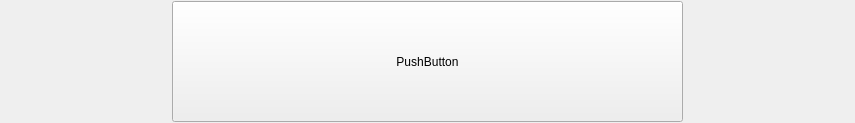
<?xml version="1.0" encoding="UTF-8"?>
<ui version="4.0">
 <class>PatientTileInfoClass</class>
 <widget class="QWidget" name="PatientTileInfoClass">
  <property name="geometry">
   <rect>
    <x>0</x>
    <y>0</y>
    <width>855</width>
    <height>123</height>
   </rect>
  </property>
  <property name="windowTitle">
   <string>PatientTileInfo</string>
  </property>
  <layout class="QVBoxLayout" name="verticalLayout">
   <property name="spacing">
    <number>0</number>
   </property>
   <property name="leftMargin">
    <number>0</number>
   </property>
   <property name="topMargin">
    <number>0</number>
   </property>
   <property name="rightMargin">
    <number>0</number>
   </property>
   <property name="bottomMargin">
    <number>0</number>
   </property>
   <item>
    <layout class="QHBoxLayout" name="horizontalLayout">
     <property name="spacing">
      <number>0</number>
     </property>
     <item>
      <spacer name="horizontalSpacer">
       <property name="orientation">
        <enum>Qt::Horizontal</enum>
       </property>
       <property name="sizeHint" stdset="0">
        <size>
         <width>40</width>
         <height>20</height>
        </size>
       </property>
      </spacer>
     </item>
     <item>
      <widget class="PatientTile" name="patientTile">
       <property name="minimumSize">
        <size>
         <width>511</width>
         <height>121</height>
        </size>
       </property>
       <property name="text">
        <string>PushButton</string>
       </property>
      </widget>
     </item>
     <item>
      <spacer name="horizontalSpacer_2">
       <property name="orientation">
        <enum>Qt::Horizontal</enum>
       </property>
       <property name="sizeHint" stdset="0">
        <size>
         <width>40</width>
         <height>20</height>
        </size>
       </property>
      </spacer>
     </item>
    </layout>
   </item>
  </layout>
 </widget>
 <layoutdefault spacing="6" margin="11"/>
 <customwidgets>
  <customwidget>
   <class>PatientTile</class>
   <extends>QPushButton</extends>
   <header>View/uiComponents/TileButton.h</header>
  </customwidget>
 </customwidgets>
 <resources/>
 <connections/>
</ui>
